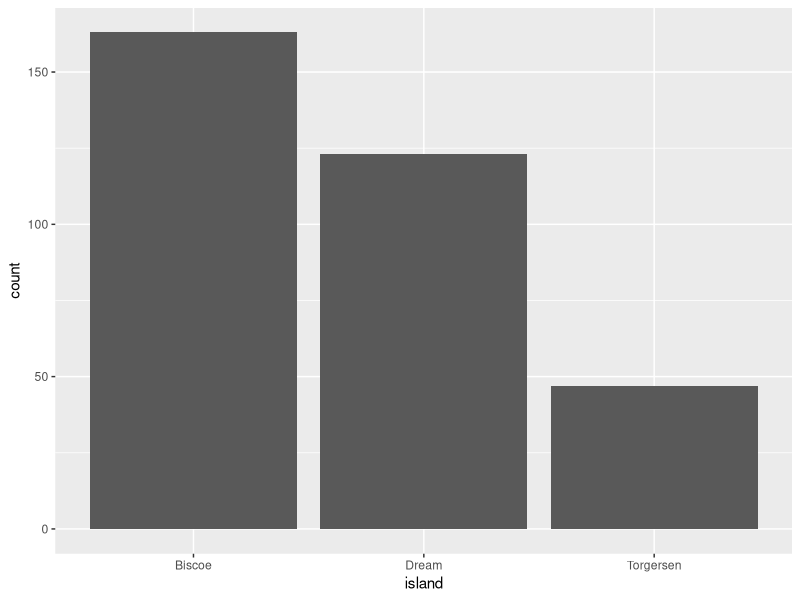
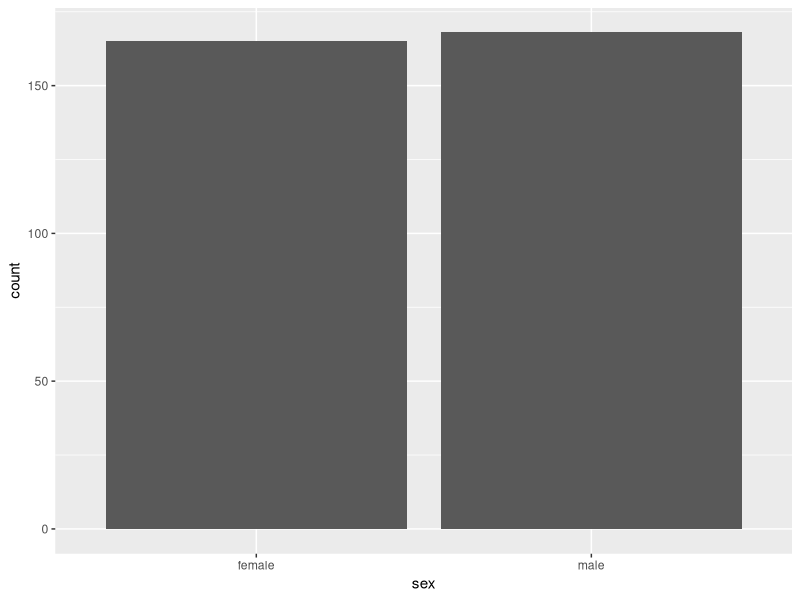
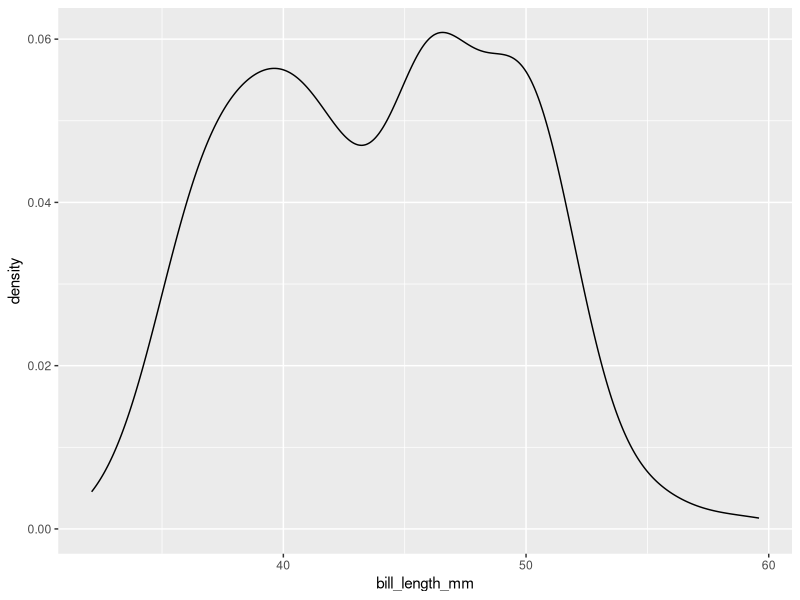
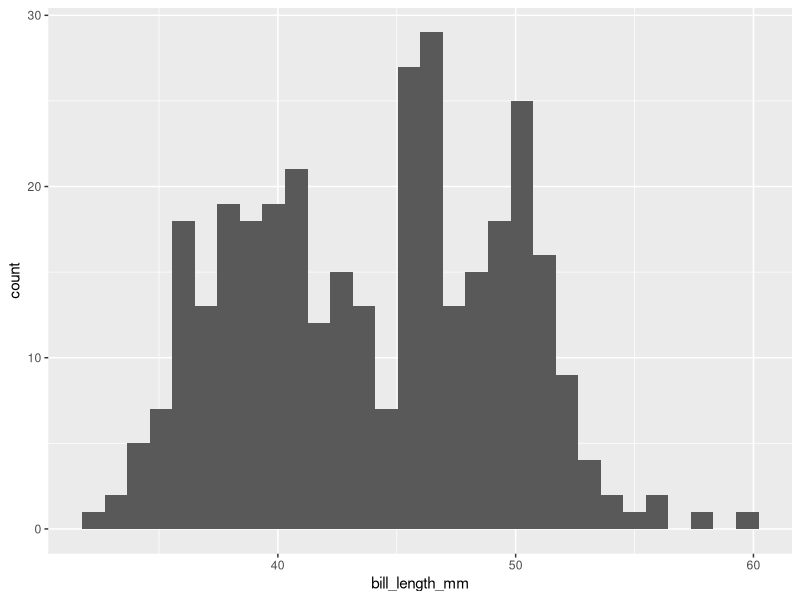
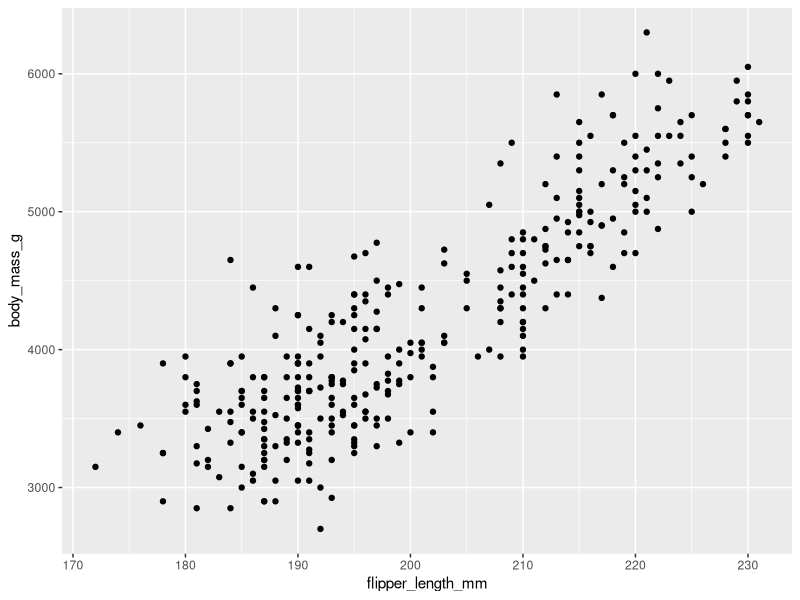
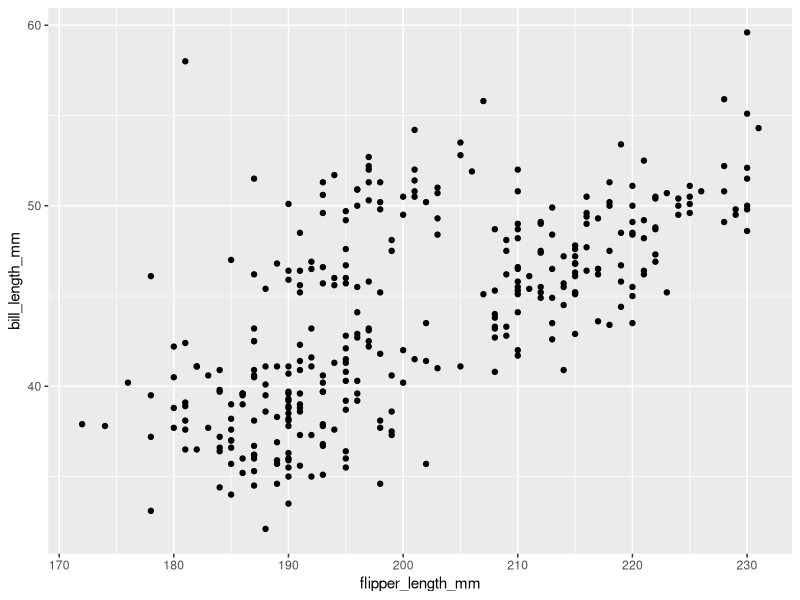
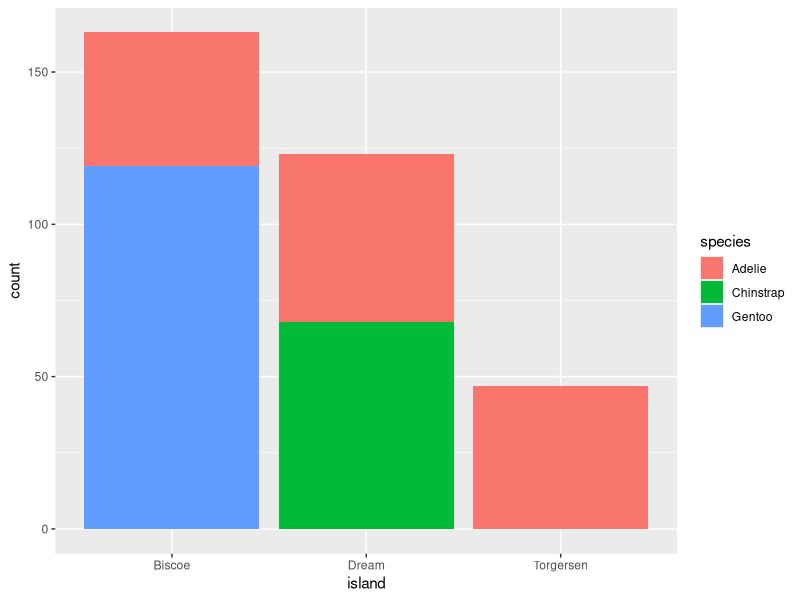
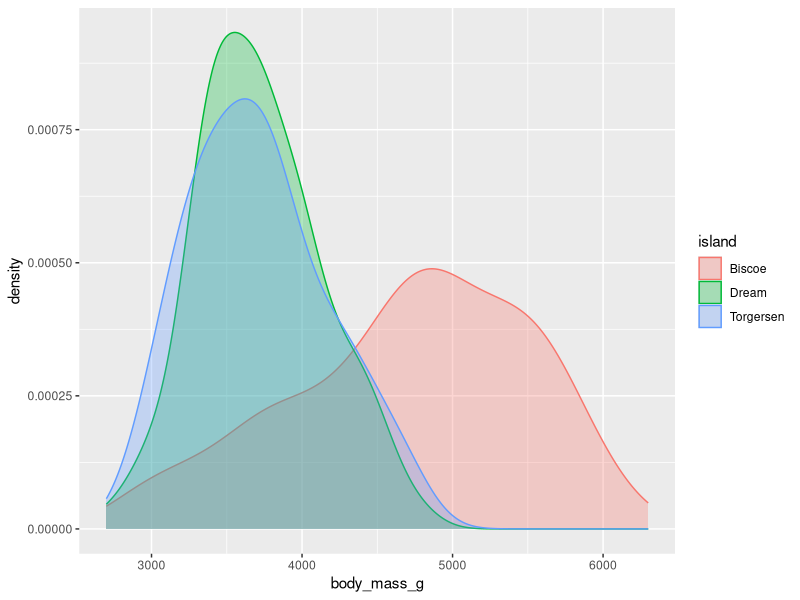

Reproduce these figures in R, in order.
## ---- chunk 1

knitr::opts_chunk$set(echo = TRUE,warning = TRUE)
library(tidyverse)
library(palmerpenguins)

## ---- chunk 2

names(penguins) # Column, i.e. Variable names
head(penguins) # first six rows
tail(penguins) # Last six rows
dim(penguins) # Size of dataset

# Check for missing data
any(is.na(penguins) == TRUE)

## ---- chunk 3
names(mpg) # Column, i.e. Variable names
head(mpg) # first six rows
tail(mpg) # Last six rows
dim(mpg) # Size of dataset

# Check for missing data
any(is.na(mpg) == TRUE)

## ---- chunk 4

penguins <- penguins %>% drop_na()

## ---- chunk 5

penguins %>% count(species)

## ---- chunk 6

ggplot(penguins) + geom_bar(aes(x = island))
ggplot(penguins) + geom_bar(aes(x = sex))

## ---- chunk 7

max(penguins$bill_length_mm)

range(penguins$bill_length_mm, na.rm =TRUE) 

summary(penguins$flipper_length_mm)

## ---- chunk 8

ggplot(penguins) + geom_density(aes(bill_length_mm))

ggplot(penguins) + geom_histogram(aes(x = bill_length_mm))

## ---- chunk 9

cor(penguins$bill_length_mm, penguins$bill_depth_mm)


## ---- chunk 10

ggplot(penguins) +
  geom_point(aes(x = flipper_length_mm,
                 y = body_mass_g))

ggplot(penguins) +
  geom_point(aes(x = flipper_length_mm, 
                 y = bill_length_mm))

## ---- chunk 11


## ---- chunk 12

ggplot(penguins) + geom_bar(aes(x = island, 
                                fill = species),
                            position = "stack")
## ---- chunk 13

ggplot(penguins) + 
    geom_density(aes(x = body_mass_g, 
                 color = island, 
                 fill = island), 
                 alpha = 0.3)
## ---- chunk 14

ggplot(penguins) + 
    geom_density(aes(x = body_mass_g, 
                 color = island, 
                 fill = island), 
                 alpha = 0.3)

ggplot(penguins) + 
  geom_histogram(aes(x = flipper_length_mm,
                 fill = sex))

